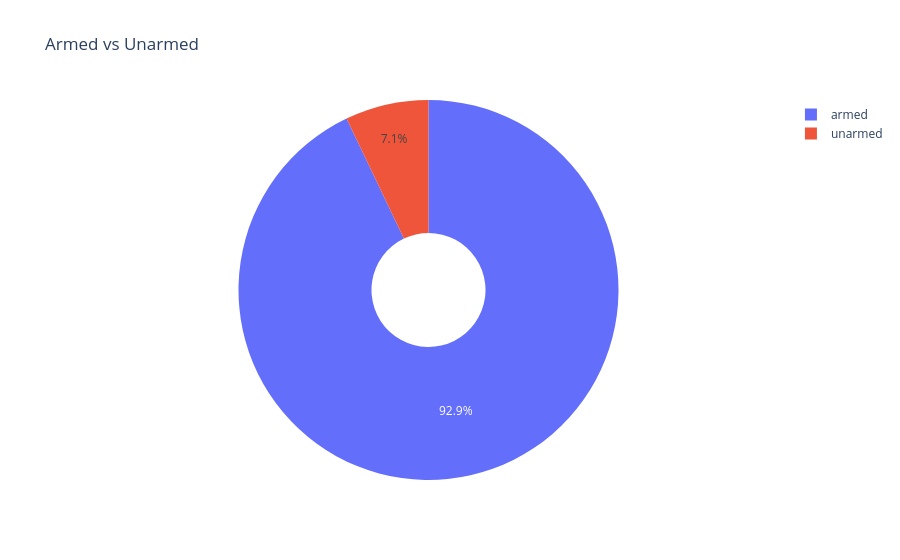

This figure's notebook cell:
### Markdown cell above
Donut chart of unarmed vs armed

### Code cell
unarmed_armed_pie = px.pie(armed_vs_unarmed, values='fatalities', title='Armed vs Unarmed', 
                           names='armed', hole=0.3)
unarmed_armed_pie.update_traces(textposition='inside', textinfo='percent')
unarmed_armed_pie.show()

### Figure 1 — Plotly figure (JSON) as saved in the notebook; plotly's stock layout.template omitted (floating-point values rounded to 4 significant figures)
{"data": [{"domain": {"x": [0, 1], "y": [0, 1]}, "hole": 0.3, "hovertemplate": "armed=%{label}<br>fatalities=%{value}<extra></extra>", "labels": ["unarmed", "armed"], "legendgroup": "", "name": "", "showlegend": true, "textinfo": "percent", "textposition": "inside", "type": "pie", "values": [171, 2238]}], "layout": {"legend": {"tracegroupgap": 0}, "title": {"text": "Armed vs Unarmed"}}}
